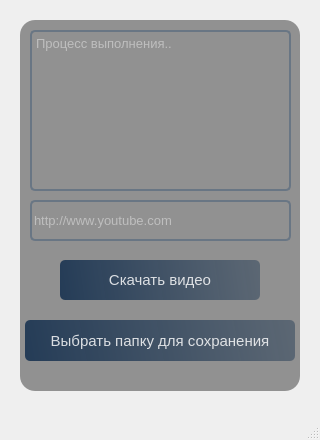
<?xml version="1.0" encoding="UTF-8"?>
<ui version="4.0">
 <class>MainWindow</class>
 <widget class="QMainWindow" name="MainWindow">
  <property name="geometry">
   <rect>
    <x>0</x>
    <y>0</y>
    <width>320</width>
    <height>440</height>
   </rect>
  </property>
  <property name="font">
   <font>
    <pointsize>9</pointsize>
   </font>
  </property>
  <property name="windowTitle">
   <string>Youtube Downloader</string>
  </property>
  <widget class="QWidget" name="centralwidget">
   <widget class="QLabel" name="label">
    <property name="geometry">
     <rect>
      <x>0</x>
      <y>0</y>
      <width>320</width>
      <height>400</height>
     </rect>
    </property>
    <property name="styleSheet">
     <string notr="true">border-image: url(:/images/background.png);
border-radius:10px;</string>
    </property>
    <property name="text">
     <string/>
    </property>
   </widget>
   <widget class="QLabel" name="label_2">
    <property name="geometry">
     <rect>
      <x>20</x>
      <y>20</y>
      <width>280</width>
      <height>371</height>
     </rect>
    </property>
    <property name="font">
     <font>
      <pointsize>11</pointsize>
     </font>
    </property>
    <property name="styleSheet">
     <string notr="true">background-color:rgba(0, 0, 0, 100);
border-radius:15px;</string>
    </property>
    <property name="text">
     <string/>
    </property>
   </widget>
   <widget class="QLineEdit" name="lineEdit">
    <property name="geometry">
     <rect>
      <x>30</x>
      <y>200</y>
      <width>261</width>
      <height>41</height>
     </rect>
    </property>
    <property name="font">
     <font>
      <pointsize>10</pointsize>
      <weight>50</weight>
      <bold>false</bold>
     </font>
    </property>
    <property name="styleSheet">
     <string notr="true">background-color:rgba(0, 0, 0, 0);
border:2px solid rgba(105, 118, 132, 255);
border-radius:5px;
color:rgba(255, 255, 255, 210);

</string>
    </property>
    <property name="placeholderText">
     <string>http://www.youtube.com</string>
    </property>
   </widget>
   <widget class="QPushButton" name="pushButton">
    <property name="geometry">
     <rect>
      <x>25</x>
      <y>320</y>
      <width>270</width>
      <height>41</height>
     </rect>
    </property>
    <property name="font">
     <font>
      <pointsize>11</pointsize>
      <weight>50</weight>
      <bold>false</bold>
     </font>
    </property>
    <property name="styleSheet">
     <string notr="true">QPushButton#pushButton{
	background-color: qlineargradient(spread:pad, x1:0, y1:0.505682, x2:1, y2:0.477, stop:0 rgba(20, 47, 78, 219), stop:1 rgba(85, 98, 112, 226));
	color:rgba(255, 255, 255, 210);
	border-radius:5px;
}
QPushButton#pushButton:hover{
	background-color: qlineargradient(spread:pad, x1:0, y1:0.505682, x2:1, y2:0.477, stop:0 rgba(40, 67, 98, 219), stop:1 rgba(105, 118, 132, 226));

}
QPushButton#pushButton:pressed{
	padding-left:5px;
	padding-top:5px;
	backgraund-color:rgba(105, 118, 132,200);

}</string>
    </property>
    <property name="text">
     <string>Выбрать папку для сохранения</string>
    </property>
   </widget>
   <widget class="QPushButton" name="pushButton_2">
    <property name="geometry">
     <rect>
      <x>60</x>
      <y>260</y>
      <width>200</width>
      <height>40</height>
     </rect>
    </property>
    <property name="font">
     <font>
      <pointsize>11</pointsize>
      <weight>50</weight>
      <bold>false</bold>
     </font>
    </property>
    <property name="styleSheet">
     <string notr="true">QPushButton#pushButton_2{
	background-color: qlineargradient(spread:pad, x1:0, y1:0.505682, x2:1, y2:0.477, stop:0 rgba(20, 47, 78, 219), stop:1 rgba(85, 98, 112, 226));
	color:rgba(255, 255, 255, 210);
	border-radius:5px;
}
QPushButton#pushButton_2:hover{
	background-color: qlineargradient(spread:pad, x1:0, y1:0.505682, x2:1, y2:0.477, stop:0 rgba(40, 67, 98, 219), stop:1 rgba(105, 118, 132, 226));

}
QPushButton#pushButton_2:pressed{
	padding-left:5px;
	padding-top:5px;
	backgraund-color:rgba(105, 118, 132,200);
}</string>
    </property>
    <property name="text">
     <string>Скачать видео</string>
    </property>
   </widget>
   <widget class="QPlainTextEdit" name="plainTextEdit">
    <property name="geometry">
     <rect>
      <x>30</x>
      <y>30</y>
      <width>261</width>
      <height>161</height>
     </rect>
    </property>
    <property name="font">
     <font>
      <pointsize>10</pointsize>
      <weight>50</weight>
      <bold>false</bold>
     </font>
    </property>
    <property name="styleSheet">
     <string notr="true">QPlainTextEdit{
background-color: rgba(0, 0, 0, 0);
border: 2px solid rgba(105, 118, 132, 255);
border-radius:5px;
color: rgba(255, 255, 255, 210);
}</string>
    </property>
    <property name="placeholderText">
     <string>Процесс выполнения..</string>
    </property>
   </widget>
  </widget>
  <widget class="QMenuBar" name="menubar">
   <property name="geometry">
    <rect>
     <x>0</x>
     <y>0</y>
     <width>320</width>
     <height>22</height>
    </rect>
   </property>
  </widget>
  <widget class="QStatusBar" name="statusbar"/>
 </widget>
 <resources>
  <include location="res.qrc"/>
 </resources>
 <connections/>
</ui>
